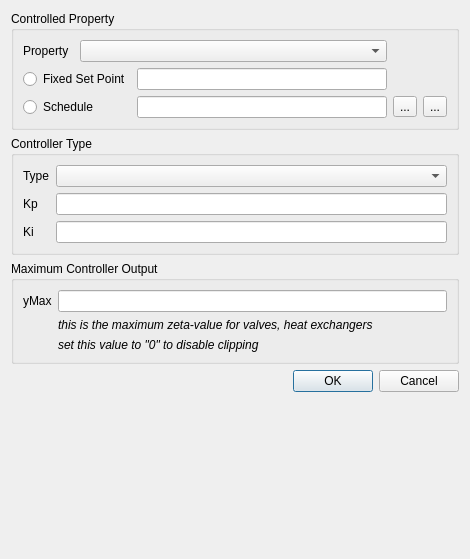
<?xml version="1.0" encoding="UTF-8"?>
<ui version="4.0">
 <class>SVDBNetworkControllerEditWidget</class>
 <widget class="QWidget" name="SVDBNetworkControllerEditWidget">
  <property name="geometry">
   <rect>
    <x>0</x>
    <y>0</y>
    <width>470</width>
    <height>559</height>
   </rect>
  </property>
  <property name="sizePolicy">
   <sizepolicy hsizetype="Fixed" vsizetype="Fixed">
    <horstretch>0</horstretch>
    <verstretch>0</verstretch>
   </sizepolicy>
  </property>
  <property name="windowTitle">
   <string>Dialog</string>
  </property>
  <layout class="QVBoxLayout" name="verticalLayout">
   <item>
    <widget class="QGroupBox" name="groupBoxProperty">
     <property name="sizePolicy">
      <sizepolicy hsizetype="Preferred" vsizetype="Preferred">
       <horstretch>0</horstretch>
       <verstretch>0</verstretch>
      </sizepolicy>
     </property>
     <property name="maximumSize">
      <size>
       <width>452</width>
       <height>16777215</height>
      </size>
     </property>
     <property name="title">
      <string>Controlled Property</string>
     </property>
     <layout class="QGridLayout" name="gridLayout">
      <item row="0" column="1" colspan="2">
       <widget class="QComboBox" name="comboBoxProperty"/>
      </item>
      <item row="2" column="2">
       <widget class="QLineEdit" name="lineEditSchedule"/>
      </item>
      <item row="1" column="2">
       <widget class="QtExt::ValidatingLineEdit" name="lineEditSetpoint"/>
      </item>
      <item row="2" column="3">
       <widget class="QToolButton" name="toolButtonSchedule">
        <property name="text">
         <string>...</string>
        </property>
       </widget>
      </item>
      <item row="1" column="0" colspan="2">
       <widget class="QRadioButton" name="radioButtonFixedSetPoint">
        <property name="text">
         <string>Fixed Set Point</string>
        </property>
       </widget>
      </item>
      <item row="0" column="0">
       <widget class="QLabel" name="label_2">
        <property name="text">
         <string>Property</string>
        </property>
       </widget>
      </item>
      <item row="2" column="0" colspan="2">
       <widget class="QRadioButton" name="radioButtonSchedule">
        <property name="text">
         <string>Schedule</string>
        </property>
       </widget>
      </item>
      <item row="2" column="4">
       <widget class="QToolButton" name="toolButtonRemoveSchedule">
        <property name="text">
         <string>...</string>
        </property>
        <property name="icon">
         <iconset resource="../resources/SIM-VICUS.qrc">
          <normaloff>:/gfx/actions/24x24/minus.png</normaloff>:/gfx/actions/24x24/minus.png</iconset>
        </property>
       </widget>
      </item>
     </layout>
    </widget>
   </item>
   <item>
    <widget class="QGroupBox" name="groupBoxType">
     <property name="maximumSize">
      <size>
       <width>452</width>
       <height>16777215</height>
      </size>
     </property>
     <property name="title">
      <string>Controller Type</string>
     </property>
     <layout class="QFormLayout" name="formLayout">
      <item row="0" column="0">
       <widget class="QLabel" name="label_3">
        <property name="text">
         <string>Type</string>
        </property>
       </widget>
      </item>
      <item row="0" column="1">
       <widget class="QComboBox" name="comboBoxControllerType"/>
      </item>
      <item row="1" column="0">
       <widget class="QLabel" name="label_6">
        <property name="text">
         <string>Kp</string>
        </property>
       </widget>
      </item>
      <item row="1" column="1">
       <widget class="QtExt::ValidatingLineEdit" name="lineEditKp"/>
      </item>
      <item row="2" column="0">
       <widget class="QLabel" name="label_7">
        <property name="text">
         <string>Ki</string>
        </property>
       </widget>
      </item>
      <item row="2" column="1">
       <widget class="QtExt::ValidatingLineEdit" name="lineEditKi"/>
      </item>
     </layout>
    </widget>
   </item>
   <item>
    <widget class="QGroupBox" name="groupBoxMaximumOutput">
     <property name="maximumSize">
      <size>
       <width>452</width>
       <height>16777215</height>
      </size>
     </property>
     <property name="title">
      <string>Maximum Controller Output </string>
     </property>
     <layout class="QFormLayout" name="formLayout_2">
      <item row="0" column="0">
       <widget class="QLabel" name="label_4">
        <property name="text">
         <string>yMax</string>
        </property>
       </widget>
      </item>
      <item row="0" column="1">
       <widget class="QtExt::ValidatingLineEdit" name="lineEditMaxControllerResultValue"/>
      </item>
      <item row="1" column="1">
       <widget class="QLabel" name="label_8">
        <property name="font">
         <font>
          <italic>true</italic>
         </font>
        </property>
        <property name="text">
         <string>this is the maximum zeta-value for valves, heat exchangers</string>
        </property>
       </widget>
      </item>
      <item row="2" column="1">
       <widget class="QLabel" name="label_5">
        <property name="font">
         <font>
          <italic>true</italic>
         </font>
        </property>
        <property name="text">
         <string>set this value to &quot;0&quot; to disable clipping</string>
        </property>
       </widget>
      </item>
     </layout>
    </widget>
   </item>
   <item>
    <widget class="QDialogButtonBox" name="buttonBox">
     <property name="standardButtons">
      <set>QDialogButtonBox::Cancel|QDialogButtonBox::Ok</set>
     </property>
    </widget>
   </item>
   <item>
    <spacer name="verticalSpacer">
     <property name="orientation">
      <enum>Qt::Vertical</enum>
     </property>
     <property name="sizeHint" stdset="0">
      <size>
       <width>20</width>
       <height>40</height>
      </size>
     </property>
    </spacer>
   </item>
  </layout>
 </widget>
 <customwidgets>
  <customwidget>
   <class>QtExt::ValidatingLineEdit</class>
   <extends>QLineEdit</extends>
   <header location="global">QtExt_ValidatingLineEdit.h</header>
   <slots>
    <signal>editingFinishedSuccessfully()</signal>
   </slots>
  </customwidget>
 </customwidgets>
 <resources>
  <include location="../resources/SIM-VICUS.qrc"/>
 </resources>
 <connections/>
</ui>
